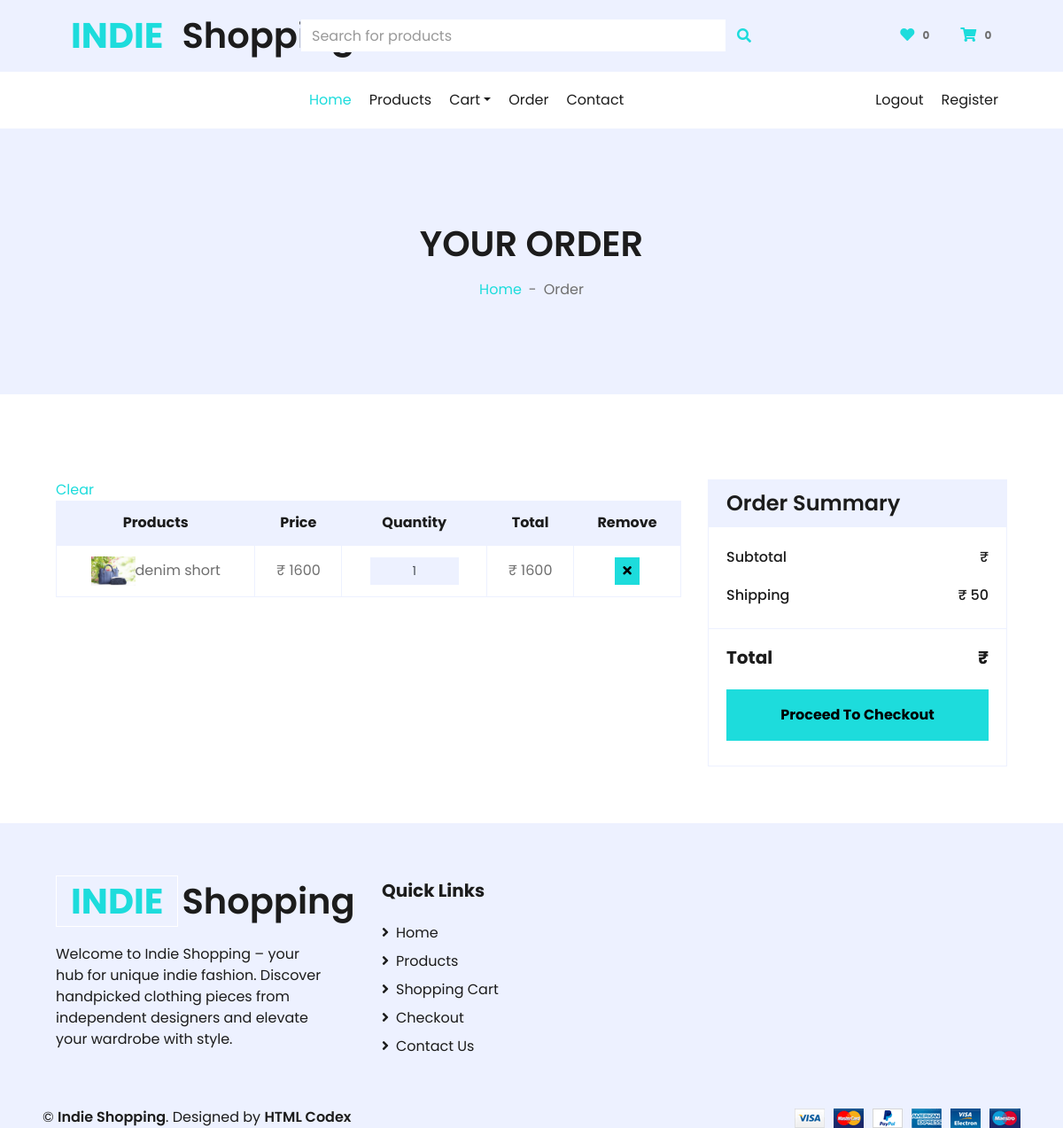
/order/ (signed in), run on the app's committed database.
### app/models.py (models this page shows, shortened)
class Order(models.Model):
    image = models.ImageField(upload_to='ecommerce/order/image')
    product = models.CharField(max_length=100, default='')
    user = models.ForeignKey(User, on_delete=models.CASCADE)
    price = models.IntegerField()
    quantity = models.CharField(max_length=5)
    total = models.CharField(max_length=1000, default='')
    address = models.TextField()
    phone = models.CharField(max_length=10)
    pincode = models.CharField(max_length=10)
    date = models.DateField(default=datetime.datetime.today)

### eCommAssignment/views.py (the view)
# urls.py: path('order/',views.Your_Order,name='order'),
def Your_Order(request):
    uid = request.session.get('_auth_user_id')
    user = User.objects.get(pk=uid)
    order = Order.objects.filter(user = user)
    context = {
        'order':order,
    }
    return render(request,'order.html',context)

### templates/order.html (shortened to what this page needs)
{% extends 'master.html' %}
{% block body %}
    <div class="container-fluid">
        <div class="row border-top px-xl-5">
            <div class="col-lg-3 d-none d-lg-block">
            </div>
            <div class="col-lg-9">
                <nav class="navbar navbar-expand-lg bg-light navbar-light py-3 py-lg-0 px-0">
                    <div class="collapse navbar-collapse justify-content-between" id="navbarCollapse">
                        <div class="navbar-nav mr-auto py-0">
                            <a href="{% url 'index' %}" class="nav-item nav-link active">Home</a>
                            <a href="/product/" class="nav-item nav-link">Products</a>
                            <div class="nav-item dropdown">
                                <a href="#" class="nav-link dropdown-toggle" data-toggle="dropdown">Cart</a>
                            </div>
                            <a href="/order/" class="nav-item nav-link">Order</a>
                            <a href="{% url 'contact_page' %}" class="nav-item nav-link">Contact</a>
                        </div>
                        <div class="navbar-nav ml-auto py-0">
                            {% if user.is_authenticated %}
                            <a href="{% url 'login' %}" class="nav-item nav-link">Logout</a>
                            {% else %}
                            <a href="{% url 'login' %}" class="nav-item nav-link">Login</a>
                            {% endif %}
                            <a href="{% url 'signup' %}" class="nav-item nav-link">Register</a>
                        </div>
                    </div>
                </nav>
            </div>
        </div>
    </div>
    <div class="container-fluid bg-secondary mb-5">
        <div class="d-flex flex-column align-items-center justify-content-center" style="min-height: 300px">
            <h1 class="font-weight-semi-bold text-uppercase mb-3">Your Order</h1>
            <div class="d-inline-flex">
                <p class="m-0"><a href="{% url 'index' %}">Home</a></p>
                <p class="m-0 px-2">-</p>
                <p class="m-0">Order</p>
            </div>
        </div>
    </div>
    <div class="container-fluid pt-5">
        <div class="row px-xl-5">
            <div class="col-lg-8 table-responsive mb-5">
                <table class="table table-bordered text-center mb-0">
                    <a href="{% url 'cart_clear' %}">Clear</a>
                    <thead class="bg-secondary text-dark">
                        <tr>
                            <th>Products</th>
                            <th>Price</th>
                            <th>Quantity</th>
                            <th>Total</th>
                            <th>Remove</th>
                        </tr>
                    </thead>
                    <tbody class="align-middle">
                    {% for i in order %}
                        <tr>
                            <td class="align-middle"><img src="{{ i.image}}" alt="" style="width: 50px;">{{ i.product}}</td>
                            <td class="align-middle">₹ {{ i.price}}</td>
                            <td class="align-middle">
                                <div class="input-group quantity mx-auto" style="width: 100px;">
                                    <input type="text" class="form-control form-control-sm bg-secondary text-center" value="{{i.quantity}}">
                                </div>
                            </td>
                            <td class="align-middle">₹ {{i.total}}</td>
                            <td class="align-middle"><button class="btn btn-sm btn-primary"><a style="color:black;" class="fa fa-times" href=""></a></button></td>
                        </tr>
                    {% endfor %}
                    </tbody>
                </table>
            </div>
            <div class="col-lg-4">
                <div class="card border-secondary mb-5">
                    <div class="card-header bg-secondary border-0">
                        <h4 class="font-weight-semi-bold m-0">Order Summary</h4>
                    </div>
                    <div class="card-body">
                        <div class="d-flex justify-content-between mb-3 pt-1">
                            <h6 class="font-weight-medium">Subtotal</h6>
                            <h6 class="font-weight-medium">₹ {{cart_total_amount}}</h6>
                        </div>
                        <div class="d-flex justify-content-between">
                            {% if cart_total_amount == 0 %}
                            {% else %}
                            <h6 class="font-weight-medium">Shipping</h6>
                            <h6 class="font-weight-medium">₹ 50</h6>
                            {% endif %}
                        </div>
                    </div>
                    <div class="card-footer border-secondary bg-transparent">
                        <div class="d-flex justify-content-between mt-2">
                            <h5 class="font-weight-bold">Total</h5>
                            {% if cart_total_amount == 0 %}
                                <h5 class="font-weight-bold">₹ {{cart_total_amount}}</h5>
                            {% else %}
                                <h5 class="font-weight-bold">₹ {{cart_total_amount|add:50}}</h5>
                            {% endif %}
                        </div>
                        <button type="button" class="btn btn-block btn-primary my-3 py-3" data-toggle="modal" data-target="#exampleModal" data-whatever="@mdo" style="color:black;"><b>Proceed To Checkout</b></button>
                    </div>
                </div>
            </div>
        </div>
    </div>
{% endblock %}

### data on the page
Order: image (picture), product "denim short", price "1600", quantity "1", total "1600"

### other printed values
{{ request.session.cart|length }} "0"
